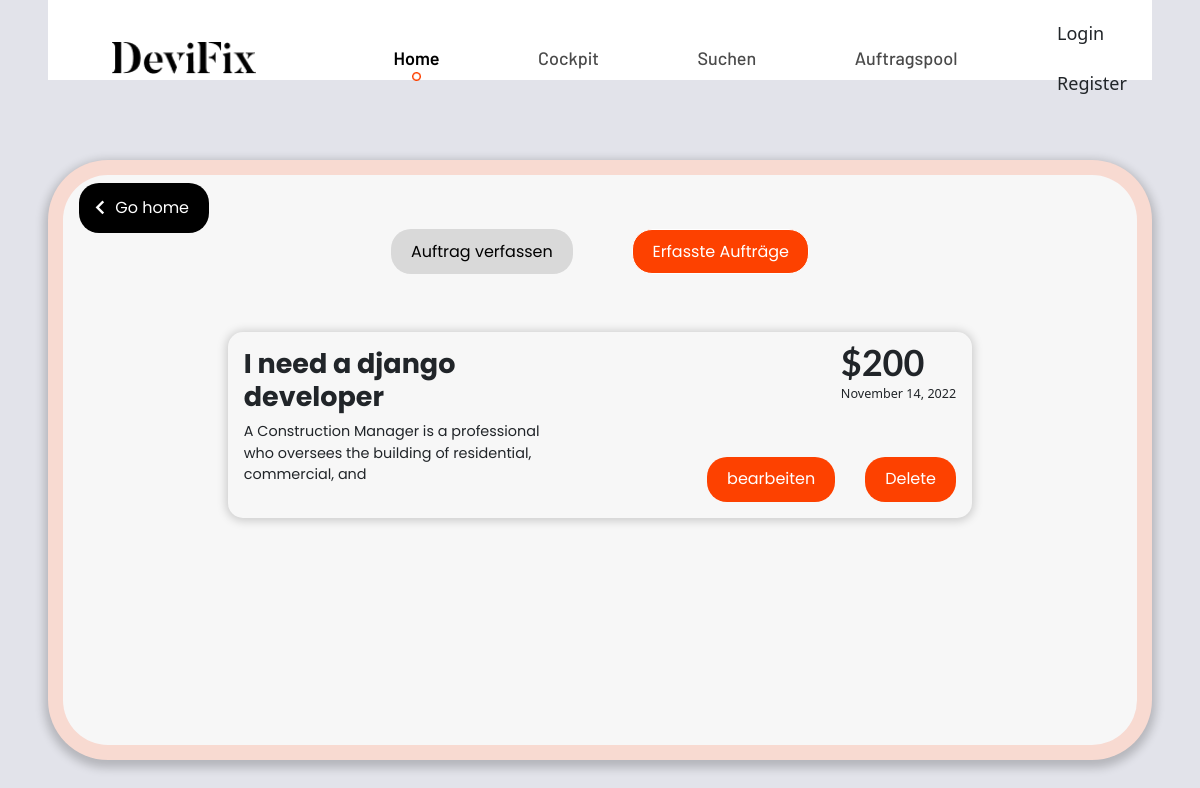
/orders/userpro-orders/Samuel/, run on an earlier commit of the app's database.
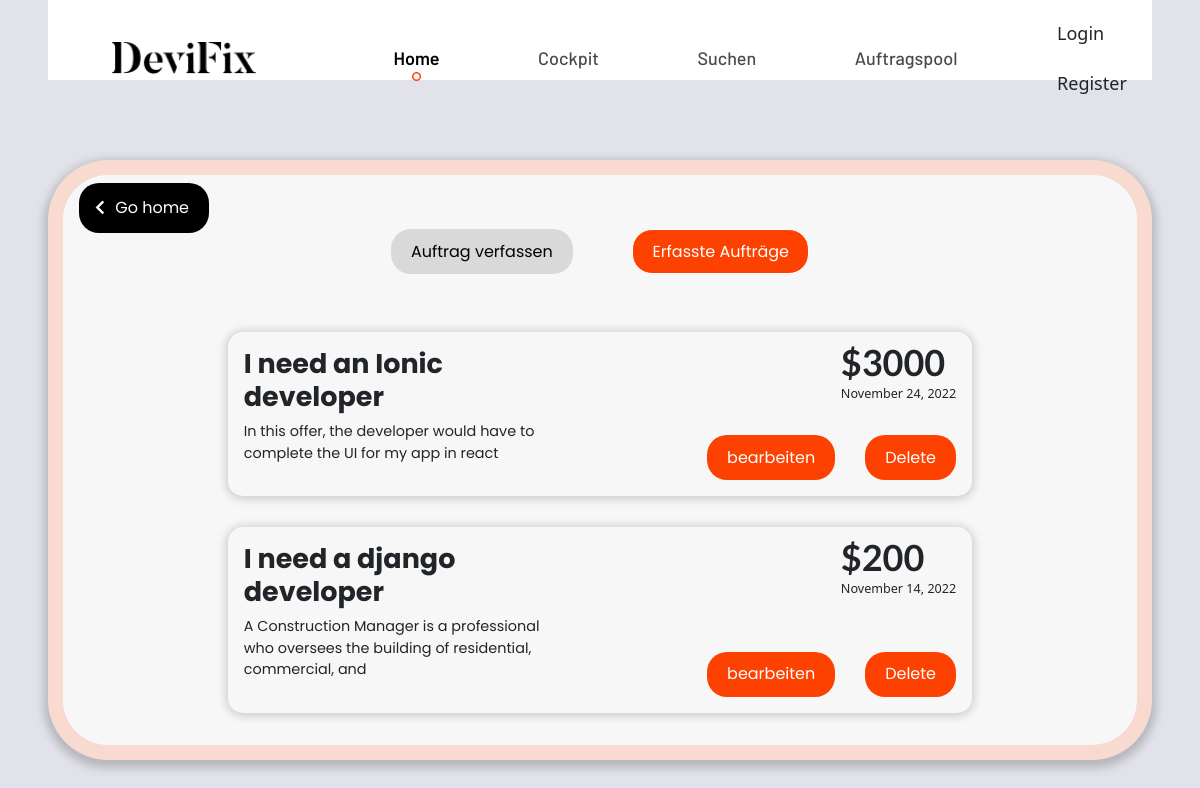
And on a later commit of the database.
### orders/models.py (models this page shows, shortened)
class Order(models.Model):
    user = models.ForeignKey(User,  on_delete=models.CASCADE)
    title = models.CharField(max_length=100)
    description = models.CharField(max_length=250)
    budget = models.IntegerField()
    date_posted = models.DateTimeField(default=timezone.now)
    image = models.ImageField(default='default.jpg', upload_to='order_pics')
    open = models.BooleanField(default=True)

### orders/views.py (the view)
# urls.py: path('userpro-orders/<str:username>/', UserProOrderListView.as_view(), name="userpro-orders" ),
class UserProOrderListView(ListView):
    model = Order
    template_name = "orders/userpro-orders.html"
    context_object_name = 'orders'
    paginate_by = 5
    def get_queryset(self):
        user = get_object_or_404(User, username=self.kwargs.get('username'))
        return Order.objects.filter(user=user).order_by('-date_posted')

### orders/templates/orders/userpro-orders.html
{% extends 'base.html' %}
{% block content %}
    <div class="back">
        <a href="{% url 'userpro-welcome' %}" class="btn"><i class="bx bx-chevron-left"></i> Go home</a>
    </div>
    <div class="action-buttons">
        <li><a href="{% url 'orders:userpro-create-order'  %}" class="btn">Auftrag verfassen</a></li>
        <li><a href="#" class="btn active">Erfasste Aufträge</a></li>
    </div>
    <div class="order-list">
        {% for order in orders  %}
        <div class="order">
            <div class="left">
                <h3>{{order.title}}</h3>
                <p>{{order.description}}</p>
            </div>
            <div class="right">
                <div class="budget">
                    <h2 class="price">${{order.budget}}</h2>
                    <small class="date">{{order.date_posted |date:"F d, Y"}}</small>
                </div>
                <div class="edit-options">
                    <a href="{% url 'orders:userpro-order-update' order.id %}" class="btn">bearbeiten</a>
                    <a href="{% url 'orders:userpro-order-delete' order.id%}" class="btn">Delete</a>
                </div>
            </div>
        </div>
        {% endfor %}
    </div>
{% endblock content %}

What changed in the data, as far as the page shows it:
added Order: title "I need an Ionic developer", description "In this offer, the developer would have to complete the UI for my app in react", budget "3000", date_posted "November 24, 2022"
